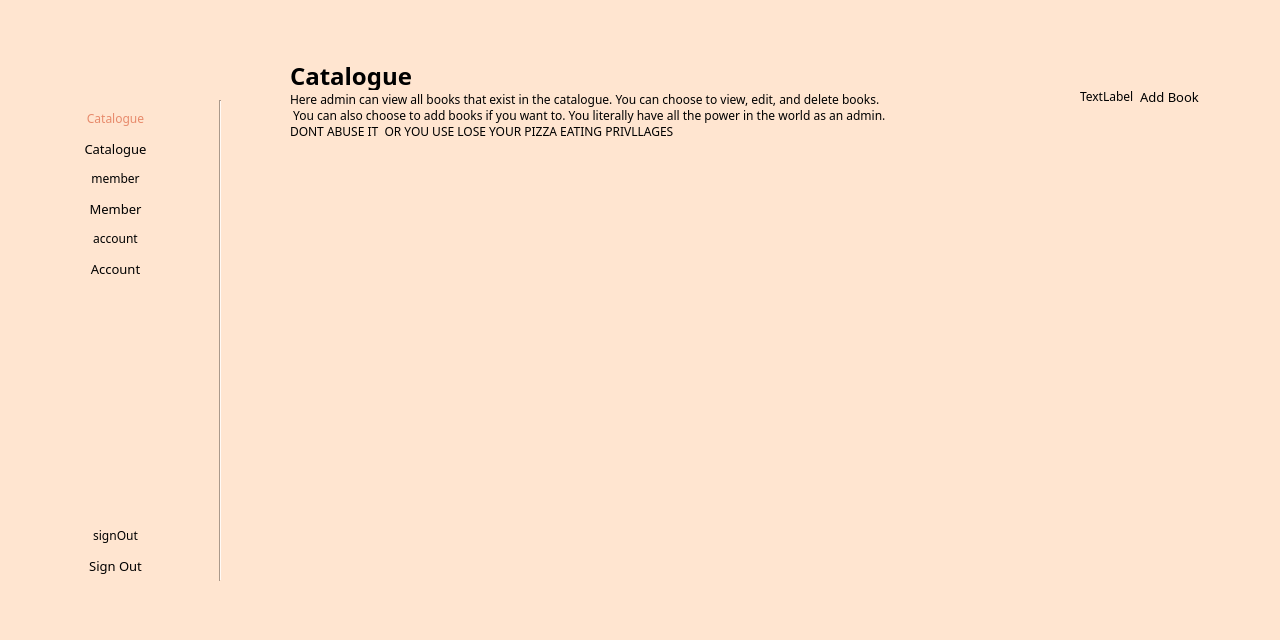
<?xml version="1.0" encoding="UTF-8"?>
<ui version="4.0">
 <class>adminCatalogue</class>
 <widget class="QMainWindow" name="adminCatalogue">
  <property name="geometry">
   <rect>
    <x>0</x>
    <y>0</y>
    <width>1280</width>
    <height>640</height>
   </rect>
  </property>
  <property name="minimumSize">
   <size>
    <width>1280</width>
    <height>640</height>
   </size>
  </property>
  <property name="maximumSize">
   <size>
    <width>16777215</width>
    <height>16777215</height>
   </size>
  </property>
  <property name="windowTitle">
   <string>MainWindow</string>
  </property>
  <widget class="QWidget" name="centralwidget">
   <property name="minimumSize">
    <size>
     <width>1280</width>
     <height>0</height>
    </size>
   </property>
   <property name="styleSheet">
    <string notr="true">QWidget{
	background: #FFE5D0;
	font-family: Montserrat;
}

QLineEdit {
	border: 1px solid;
	border-radius: 15px;
	border-color: #e5e5e5;
	background-color: palette(base);
	padding: 0px 5px;
	font-size: 13px;
}

QPushButton {
	border-radius: 15px; 
	font-size: 13px;
	height: 31px; 
}</string>
   </property>
   <widget class="QWidget" name="layoutWidget">
    <property name="geometry">
     <rect>
      <x>20</x>
      <y>110</y>
      <width>191</width>
      <height>471</height>
     </rect>
    </property>
    <layout class="QVBoxLayout" name="verticalLayout">
     <item>
      <widget class="QLabel" name="catalogueIcon">
       <property name="styleSheet">
        <string notr="true">QLabel{
	color: rgb(231, 138, 107);
}</string>
       </property>
       <property name="text">
        <string>Catalogue</string>
       </property>
       <property name="alignment">
        <set>Qt::AlignCenter</set>
       </property>
      </widget>
     </item>
     <item>
      <widget class="QPushButton" name="catalogueBtn">
       <property name="styleSheet">
        <string notr="true">QPushButton{
	border-radius:15px;
	font: 14px &quot;Montserrat&quot;;
}

QPushButton:hover {
	text-decoration: underline;
}</string>
       </property>
       <property name="text">
        <string>Catalogue</string>
       </property>
      </widget>
     </item>
     <item>
      <widget class="QLabel" name="memberIcon">
       <property name="text">
        <string>member</string>
       </property>
       <property name="alignment">
        <set>Qt::AlignCenter</set>
       </property>
      </widget>
     </item>
     <item>
      <widget class="QPushButton" name="memberBtn">
       <property name="styleSheet">
        <string notr="true">QPushButton{
	border-radius:15px;
	font: 14px &quot;Montserrat&quot;;
}

QPushButton:hover {
	text-decoration: underline;
}</string>
       </property>
       <property name="text">
        <string>Member</string>
       </property>
      </widget>
     </item>
     <item>
      <widget class="QLabel" name="accountIcon">
       <property name="text">
        <string>account</string>
       </property>
       <property name="alignment">
        <set>Qt::AlignCenter</set>
       </property>
      </widget>
     </item>
     <item>
      <widget class="QPushButton" name="accountBtn">
       <property name="styleSheet">
        <string notr="true">QPushButton{
	border-radius:15px;
	font: 14px &quot;Montserrat&quot;;
}

QPushButton:hover {
	text-decoration: underline;
}</string>
       </property>
       <property name="text">
        <string>Account</string>
       </property>
      </widget>
     </item>
     <item>
      <spacer name="verticalSpacer">
       <property name="orientation">
        <enum>Qt::Vertical</enum>
       </property>
       <property name="sizeHint" stdset="0">
        <size>
         <width>20</width>
         <height>40</height>
        </size>
       </property>
      </spacer>
     </item>
     <item>
      <widget class="QLabel" name="signoutIcon">
       <property name="text">
        <string>signOut</string>
       </property>
       <property name="alignment">
        <set>Qt::AlignCenter</set>
       </property>
      </widget>
     </item>
     <item>
      <widget class="QPushButton" name="signoutBtn">
       <property name="styleSheet">
        <string notr="true">QPushButton{
	border-radius:15px;
	font: 14px &quot;Montserrat&quot;;
}

QPushButton:hover {
	text-decoration: underline;
}</string>
       </property>
       <property name="text">
        <string>Sign Out</string>
       </property>
      </widget>
     </item>
    </layout>
   </widget>
   <widget class="QLabel" name="logoImage">
    <property name="geometry">
     <rect>
      <x>10</x>
      <y>10</y>
      <width>221</width>
      <height>71</height>
     </rect>
    </property>
    <property name="text">
     <string/>
    </property>
    <property name="pixmap">
     <pixmap resource="resources.qrc">:/resources/images/bblLogo.png</pixmap>
    </property>
   </widget>
   <widget class="Line" name="line">
    <property name="geometry">
     <rect>
      <x>210</x>
      <y>100</y>
      <width>21</width>
      <height>481</height>
     </rect>
    </property>
    <property name="styleSheet">
     <string notr="true">Line{
	color:rgb(221, 46, 68);
}</string>
    </property>
    <property name="orientation">
     <enum>Qt::Vertical</enum>
    </property>
   </widget>
   <widget class="QScrollArea" name="scrollArea">
    <property name="geometry">
     <rect>
      <x>230</x>
      <y>140</y>
      <width>1051</width>
      <height>461</height>
     </rect>
    </property>
    <property name="styleSheet">
     <string notr="true">QScrollArea {
	border: none;
}
</string>
    </property>
    <property name="widgetResizable">
     <bool>true</bool>
    </property>
    <widget class="QWidget" name="scrollAreaWidgetContents">
     <property name="geometry">
      <rect>
       <x>0</x>
       <y>0</y>
       <width>1051</width>
       <height>461</height>
      </rect>
     </property>
     <property name="styleSheet">
      <string notr="true">QWidget {
	background-color: #FFE5D0;
	/*border: none;*/
}

QGridLayout {
	/*border: none;*/
}

QPushButton {
	margin-right: 10px; 
	height: 31px; 
	/*max-width: 100px; */
}
</string>
     </property>
     <layout class="QHBoxLayout" name="horizontalLayout">
      <item>
       <layout class="QGridLayout" name="gridLayout_3"/>
      </item>
     </layout>
    </widget>
   </widget>
   <widget class="QLabel" name="pageDesc">
    <property name="geometry">
     <rect>
      <x>290</x>
      <y>90</y>
      <width>971</width>
      <height>51</height>
     </rect>
    </property>
    <property name="text">
     <string>Here admin can view all books that exist in the catalogue. You can choose to view, edit, and delete books. 
 You can also choose to add books if you want to. You literally have all the power in the world as an admin. 
DONT ABUSE IT  OR YOU USE LOSE YOUR PIZZA EATING PRIVLLAGES</string>
    </property>
   </widget>
   <widget class="QLabel" name="pageTitle">
    <property name="geometry">
     <rect>
      <x>290</x>
      <y>50</y>
      <width>331</width>
      <height>51</height>
     </rect>
    </property>
    <property name="styleSheet">
     <string notr="true">QLabel{
	font-size: 24px;
	font-weight: bold;
}</string>
    </property>
    <property name="text">
     <string>Catalogue</string>
    </property>
   </widget>
   <widget class="QWidget" name="layoutWidget_2">
    <property name="geometry">
     <rect>
      <x>1010</x>
      <y>80</y>
      <width>189</width>
      <height>33</height>
     </rect>
    </property>
    <layout class="QHBoxLayout" name="horizontalLayout_2">
     <item>
      <spacer name="horizontalSpacer">
       <property name="orientation">
        <enum>Qt::Horizontal</enum>
       </property>
       <property name="sizeHint" stdset="0">
        <size>
         <width>40</width>
         <height>20</height>
        </size>
       </property>
      </spacer>
     </item>
     <item>
      <widget class="QLabel" name="addBookIcon">
       <property name="styleSheet">
        <string notr="true">QLabel{
	background:rgba(0,0,0,0);
}</string>
       </property>
       <property name="text">
        <string>TextLabel</string>
       </property>
      </widget>
     </item>
     <item>
      <widget class="QPushButton" name="addBookBtn">
       <property name="styleSheet">
        <string notr="true">QPushButton{
	border-radius:15px;
	font: 12px &quot;Montserrat&quot;;
	background-color:rgba(0,0,0,0);
}

QPushButton:hover {
	text-decoration: underline;
}</string>
       </property>
       <property name="text">
        <string>Add Book</string>
       </property>
      </widget>
     </item>
    </layout>
   </widget>
   <zorder>layoutWidget</zorder>
   <zorder>logoImage</zorder>
   <zorder>line</zorder>
   <zorder>scrollArea</zorder>
   <zorder>pageTitle</zorder>
   <zorder>pageDesc</zorder>
   <zorder>layoutWidget_2</zorder>
  </widget>
  <widget class="QMenuBar" name="menubar">
   <property name="geometry">
    <rect>
     <x>0</x>
     <y>0</y>
     <width>1280</width>
     <height>21</height>
    </rect>
   </property>
  </widget>
 </widget>
 <resources>
  <include location="resources.qrc"/>
 </resources>
 <connections/>
</ui>
